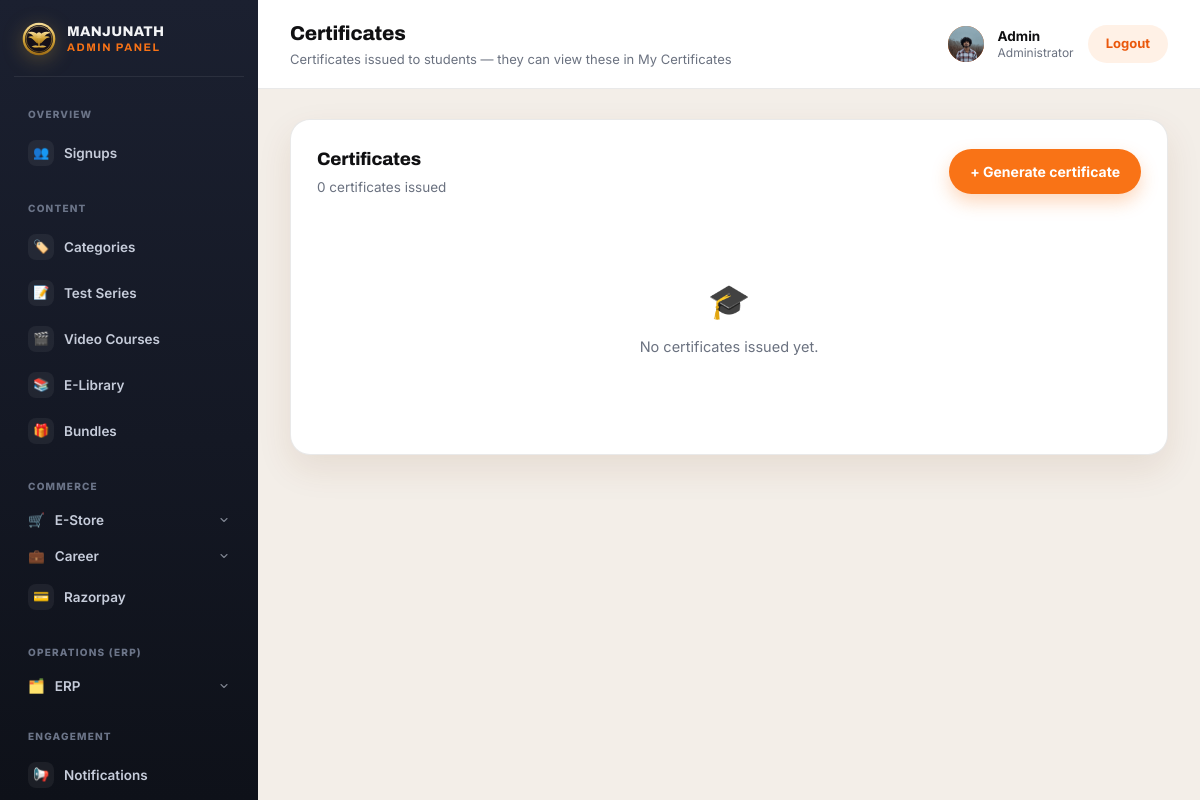
The app's page /panel/certificates/ (signed in), older data.
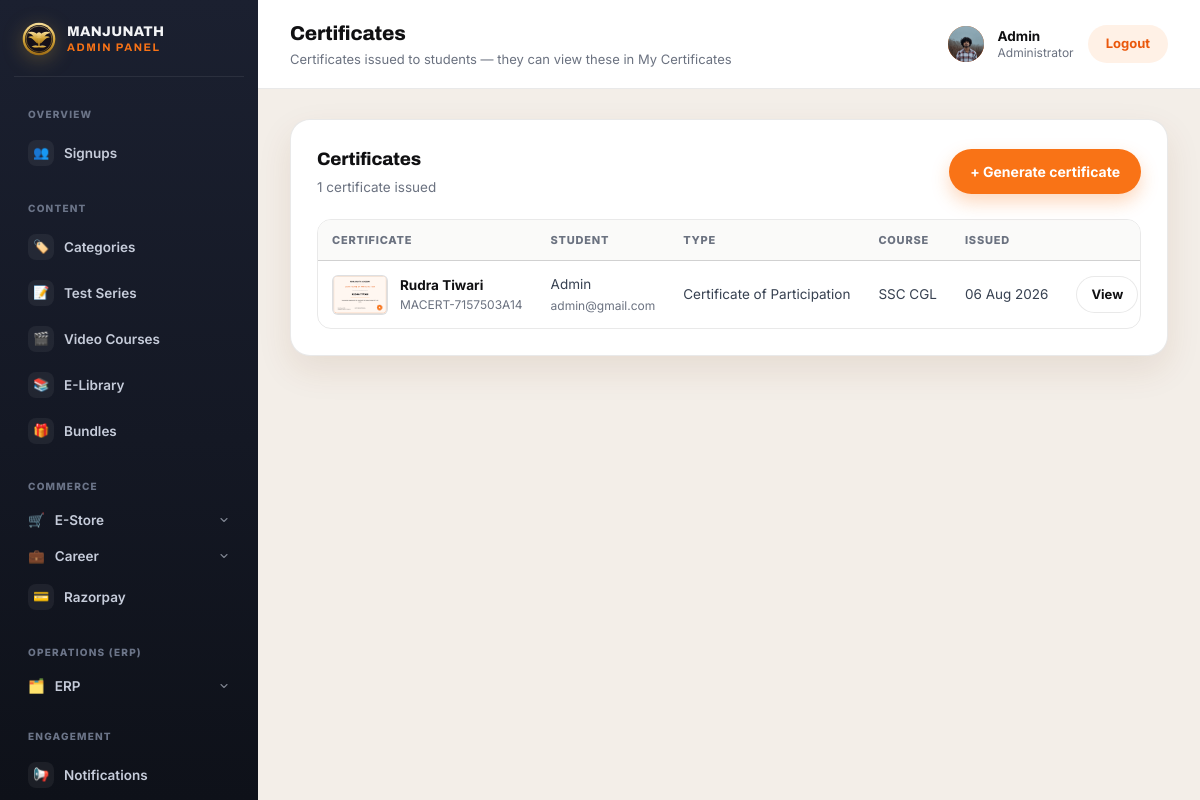
The same page, newer data.
### myapp/models.py (models this page shows, shortened)
class Certificate(models.Model):
    TYPE_COMPLETION = 'completion'
    TYPE_ACHIEVEMENT = 'achievement'
    TYPE_PARTICIPATION = 'participation'
    TYPE_APPRECIATION = 'appreciation'
    TYPE_CHOICES = [
        (TYPE_COMPLETION, 'Certificate of Completion'),
        (TYPE_ACHIEVEMENT, 'Certificate of Achievement'),
        (TYPE_PARTICIPATION, 'Certificate of Participation'),
        (TYPE_APPRECIATION, 'Certificate of Appreciation'),
    ]
    user = models.ForeignKey('CustomUser', on_delete=models.CASCADE, related_name='certificates')
    certificate_type = models.CharField(max_length=15, choices=TYPE_CHOICES, default=TYPE_COMPLETION)
    recipient_name = models.CharField(max_length=150, blank=True, help_text="Leave blank to use the student's account name")
    course_name = models.CharField(max_length=200, help_text='e.g. SSC CGL Test Series 2026')
    description = models.CharField(max_length=250, blank=True, help_text='Optional extra line, e.g. for scoring 95% in the final test')
    certificate_number = models.CharField(max_length=30, unique=True, blank=True)
    issue_date = models.DateField()
    image = models.ImageField(upload_to='certificates/', blank=True)
    created_at = models.DateTimeField(auto_now_add=True)
    class Meta:
        ordering = ['-created_at']

class CustomUser(AbstractBaseUser, PermissionsMixin):
    GENDER_CHOICES = [
        ('male', 'Male'),
        ('female', 'Female'),
        ('other', 'Other'),
    ]
    name = models.CharField(max_length=150)
    email = models.EmailField(unique=True)
    number = models.CharField(max_length=15)
    age = models.PositiveIntegerField(null=True, blank=True)
    gender = models.CharField(max_length=10, choices=GENDER_CHOICES, blank=True)
    state = models.CharField(max_length=100, blank=True)
    city = models.CharField(max_length=100, blank=True)
    profile_picture = models.ImageField(upload_to='profile_pictures/', blank=True, null=True)
    is_active = models.BooleanField(default=True)
    is_staff = models.BooleanField(default=False)
    date_joined = models.DateTimeField(auto_now_add=True)
    objects = CustomUserManager()
    USERNAME_FIELD = 'email'
    REQUIRED_FIELDS = ['name', 'number']

### myapp/views.py (the view)
# urls.py: path('panel/certificates/', views.panel_certificate_list, name='panel_certificate_list'),
@login_required(login_url='login')
@user_passes_test(_is_staff, login_url='login')
def panel_certificate_list(request):
    certificates = Certificate.objects.select_related('user')
    return render(request, 'myapp/panel/certificate_list.html', {'certificates': certificates})

### myapp/context_processors.py (called while the page is built)
def site_settings(request):
    return {
        'site_settings': SiteSettings.load(),
        'top_notifications': Notification.objects.filter(is_active=True),
        'chatbot_settings': ChatbotSettings.load(),
        'chatbot_questions': ChatbotQuestion.objects.filter(is_active=True),
        'hero': HeroSection.load(),
        'daily_current_card': DailyUpdateCard.load(DailyUpdateCard.CURRENT_AFFAIRS),
        'daily_news_card': DailyUpdateCard.load(DailyUpdateCard.DAILY_NEWS),
        'pwa_settings': PWASettings.load(),
    }

### myapp/models.py (called while the page is built)
    @classmethod
    def load(cls):
        obj, _ = cls.objects.get_or_create(pk=1)
        return obj

    @classmethod
    def load(cls):
        obj, _ = cls.objects.get_or_create(pk=1)
        return obj

    @classmethod
    def load(cls):
        obj, _ = cls.objects.get_or_create(pk=1)
        return obj

    @classmethod
    def load(cls, key):
        obj, _ = cls.objects.get_or_create(key=key, defaults={'key': key, **cls.DEFAULTS[key]})
        return obj

    @classmethod
    def load(cls):
        obj, _ = cls.objects.get_or_create(pk=1)
        return obj

### myapp/views.py (called while the page is built)
def _is_staff(user):
    return user.is_authenticated and user.is_staff

### myapp/templates/myapp/panel/certificate_list.html (shortened to what this page needs)
{% extends "myapp/panel/base.html" %}
{% block page_title %}Certificates{% endblock %}
{% block page_sub %}Certificates issued to students — they can view these in My Certificates{% endblock %}
{% block content %}
<div class="panel-card">
  <div class="panel-card-head">
    <div>
      <h2>Certificates</h2>
      <p>{{ certificates|length }} certificate{{ certificates|length|pluralize }} issued</p>
    </div>
    <a class="btn btn-primary" href="{% url 'panel_certificate_add' %}">+ Generate certificate</a>
  </div>
  {% if certificates %}
    <div class="panel-table-wrap">
      <table class="panel-table">
        <thead>
          <tr>
            <th>Certificate</th>
            <th>Student</th>
            <th>Type</th>
            <th>Course</th>
            <th>Issued</th>
            <th></th>
          </tr>
        </thead>
        <tbody>
          {% for certificate in certificates %}
          <tr>
            <td>
              <div class="gallery-cell">
                {% if certificate.image %}<img class="gallery-thumb" src="{{ certificate.image.url }}" alt="">{% endif %}
                <div>
                  <div class="gallery-title-text">{{ certificate.recipient_name }}</div>
                  <div class="cert-number">{{ certificate.certificate_number }}</div>
                </div>
              </div>
            </td>
            <td>{{ certificate.user.name }}<br><span style="font-size:12px;color:var(--muted)">{{ certificate.user.email }}</span></td>
            <td>{{ certificate.get_certificate_type_display }}</td>
            <td>{{ certificate.course_name }}</td>
            <td>{{ certificate.issue_date|date:"d M Y" }}</td>
            <td>
              <div class="gallery-actions">
                {% if certificate.image %}<a class="btn btn-ghost btn-sm" href="{{ certificate.image.url }}" target="_blank" rel="noopener">View</a>{% endif %}
              </div>
            </td>
          </tr>
          {% endfor %}
        </tbody>
      </table>
    </div>
  {% else %}
    <p class="panel-empty"><span class="panel-empty-ico">🎓</span>No certificates issued yet.</p>
  {% endif %}
</div>
{% endblock %}

Row changes from the older to the newer data that the page shows:
added Certificate: image (picture), recipient_name "Rudra Tiwari", certificate_number "MACERT-7157503A14", user.name "Admin", user.email "admin@gmail.com", certificate_type "Certificate of Participation", course_name "SSC CGL", issue_date "06 Aug 2026"
Text that changed along with them:
{{ certificates|length }}: "0" → "1"
text no longer shown: "🎓 No certificates issued yet."
text now shown: "CERTIFICATE STUDENT TYPE COURSE ISSUED"
